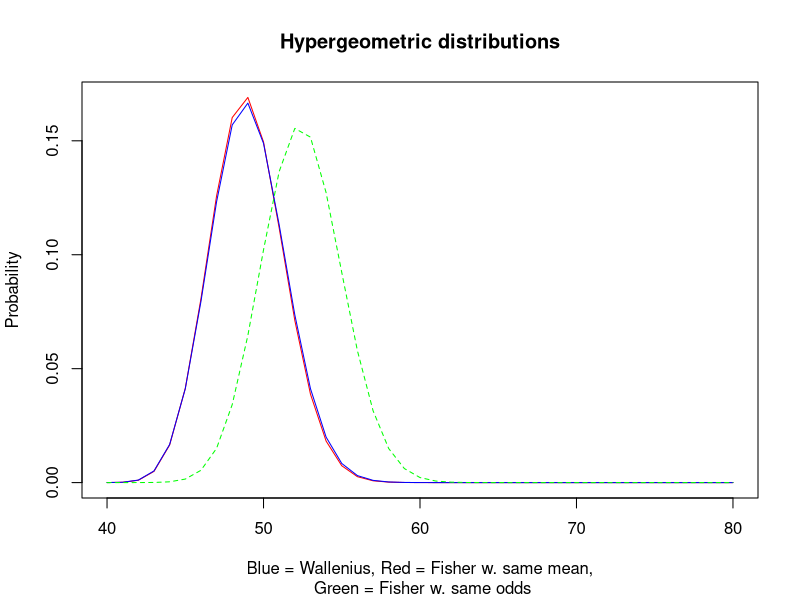

Write the R code that produced this figure.
# ApproxHypergeo.R
# This demo compares a Wallenius' and a Fisher's noncentral hypergeometric 
# distribution with the same mean rather than the same odds in order to
# make them approximate each other better.

require(BiasedUrn)
require(stats)

ApproxHypPlot <- function(m1, m2, n, w.odds) {
  xmin <- minHypergeo(m1, m2, n)
  xmax <- maxHypergeo(m1, m2, n)
  x <- xmin : xmax
  w.mean <- meanWNCHypergeo(m1, m2, n, w.odds)
  f.odds <- oddsFNCHypergeo(w.mean, m1, m2, n)
  wnc  <- dWNCHypergeo(x, m1, m2, n, w.odds)
  fnc  <- dFNCHypergeo(x, m1, m2, n, f.odds)
  fnc0 <- dFNCHypergeo(x, m1, m2, n, w.odds)
  plot   (x, fnc, type="l", col="red",
     main = "Hypergeometric distributions",
     sub = "Blue = Wallenius, Red = Fisher w. same mean,\n Green = Fisher w. same odds",
     xlab = "", ylab = "Probability")
  points (x, wnc, type="l", col="blue")
  points (x, fnc0, type="l", col="green", lty="dashed")
}

ApproxHypPlot(80, 60, 100, 0.5)
